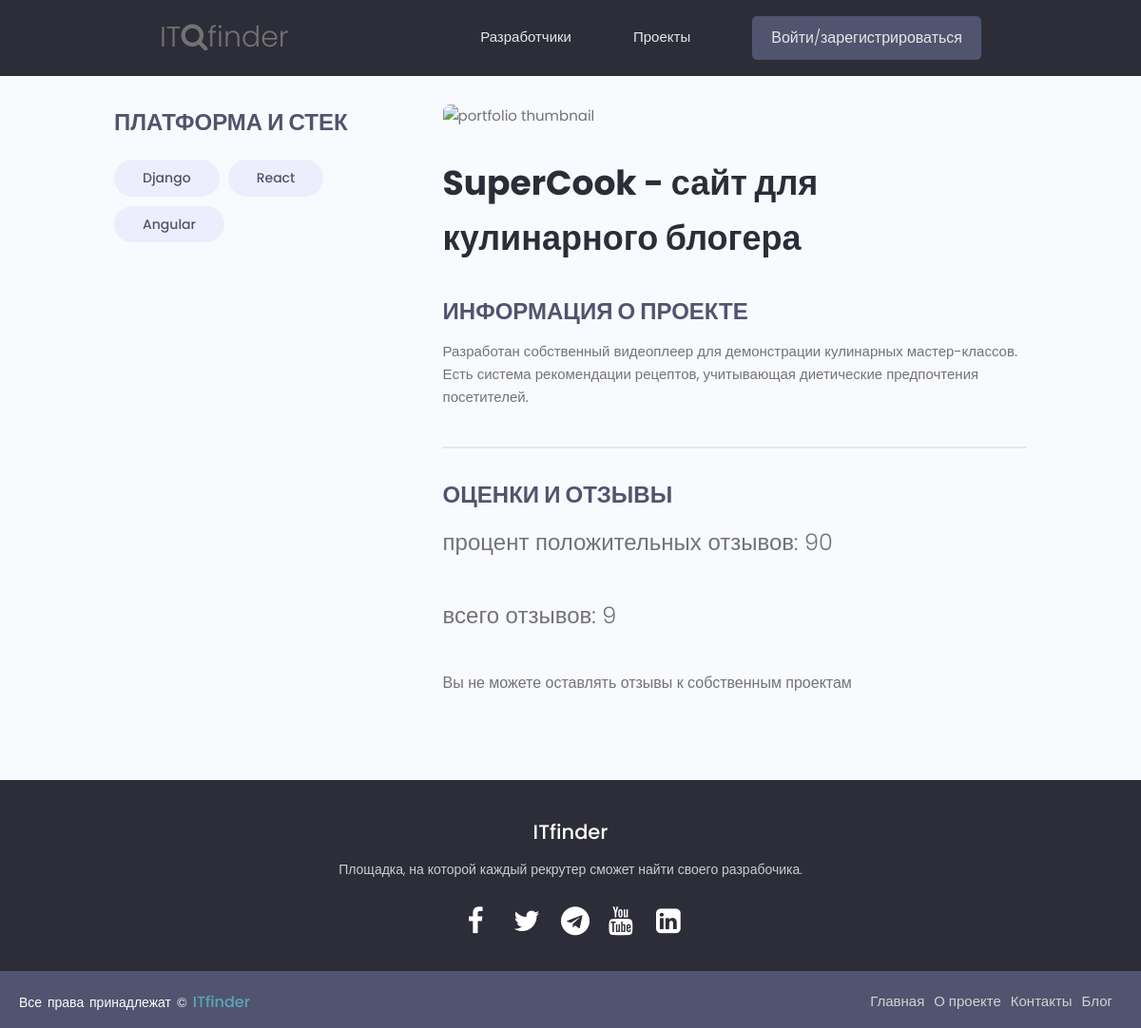
The page /project/super-cook-blogger-site/ on the database its author committed.
### projects/models.py (models this page shows, shortened)
class Tag(models.Model):
    name = models.CharField(max_length=100)
    slug = models.SlugField()
    created = models.DateTimeField(auto_now_add=True)
    id = models.UUIDField(default=uuid.uuid4, unique=True, primary_key=True, editable=False)
    def __str__(self):
        return self.name

class Project(models.Model):
    title = models.CharField(max_length=100)
    slug = models.SlugField()
    description = models.TextField(null=True, blank=True)
    tags = models.ManyToManyField(Tag, blank=True)
    total_votes = models.IntegerField(default=0, null=True, blank=True)
    votes_ratio = models.IntegerField(default=0, null=True, blank=True)
    demo_link = models.CharField(max_length=500, null=True, blank=True)
    source_link = models.CharField(max_length=500, null=True, blank=True)
    created = models.DateTimeField(auto_now_add=True)
    id = models.UUIDField(default=uuid.uuid4, unique=True, primary_key=True, editable=False)

### projects/views.py (the view)
# urls.py: path('project/<slug:project_slug>/', views.project, name="project"),
def project(request, project_slug):
	project = Project.objects.get(slug=project_slug)
	tags = project.tags.all()
	return render(request, 'projects/single-project.html', {'project': project})

### projects/templates/projects/single-project.html (shortened to what this page needs)
{% extends 'base.html' %}
{% block content %}
<main class="singleProject my-md">
    <div class="container">
        <div class="layout">
            <div class="column column--1of3">
                <h3 class="singleProject__subtitle">Платформа и стек</h3>
                <div class="singleProject__toolStack">
                {% for tag in project.tags.all %}
                <a href="{% url 'tag' tag.slug %}" class="tag tag--pill tag--sub tag--lg">{{tag}}</a>
                {% endfor %}
                </div>
            </div>
            <div class="column column--2of3">
                <img class="singleProject__preview" src="{{ project.imageURL }}" alt="portfolio thumbnail" />
                <h2 class="singleProject__title">{{ project.title }}</h2>
                <h3 class="singleProject__subtitle">Информация о проекте</h3>
                <div class="singleProject__info">
                    {{ project.description }}
                </div>
                <div class="comments">
                    <h3 class="singleProject__subtitle">Оценки и отзывы</h3>
                    <h5 class="project--rating">
                    процент положительных отзывов: {{project.votes_ratio}}
                    </h5>
                    <h5 class="project--rating">
                    всего отзывов: {{project.total_votes}}
                    </h5>
                    {% if request.user.profile.id in project.reviewers %}
                    <p>Вы уже писали отзыв об этом проекте</p>
                    {% elif request.user.profile == project.owner %}
                    <p>Вы не можете оставлять отзывы к собственным проектам</p>
                    {% else %}
                    <a href="{% url 'login' %}?next={{ request.path }}">Войдите, чтобы оставить отзыв</a>
                    {% endif %}
                </div>
            </div>
        </div>
    </div>
</main>
{% endblock %}

### static/styles/main.css (style rules this page uses)
* { margin: 0; padding: 0; box-sizing: border-box; }
:root { --color-sub: #2d2d39; }
img { width: 100%; }
.singleProject .column--1of3 { order: 2; }
@media screen and (min-width: 1081px) { .singleProject .column--1of3 { order: 1; } }
@media screen and (min-width: 1081px) { .singleProject .column--2of3 { order: 2; } }
.singleProject__toolStack { margin-top: 2rem; margin-bottom: 4rem; }
.singleProject__preview { height: 50vh; object-fit: cover; object-position: top center; margin-bottom: 3rem; border-radius: 0.7rem; }
.singleProject__title { font-size: 3.6rem; font-weight: 700; color: var(--color-sub); margin-bottom: 3rem; }
.project--rating { margin-bottom: 1.6em; margin-top: .5em; }
.singleProject__subtitle { text-transform: uppercase; font-size: 2.4rem; font-weight: 700; color: var(--color-sub-light); margin-bottom: 1rem; }
.comments { margin-top: 4rem; padding-top: 3rem; border-top: 2px solid var(--color-light); }

### static/uikit/styles/modules/_variables.css (style rules this page uses)
:root { --color-main: #5aa5b9; --color-main-light: #e6faff; --color-sub: #3f4156; --color-sub-light: #51546e; --color-sub-lighter: #ededfd; --color-text: #737373; --color-gray: #8b8b8b; --color-light: #e5e7eb; --color-light-gray: #767676; --color-bg: #f8fafd; --color-white: #fffefd; --color-white-light: #f3f3f3; --color-success: #359e64; --color-success-bg: #def8e8; --color-error: #fc4b0b; --color-error-bg: #fff2ee; --font-base: 'Poppins', arial, helvetica, 'Segoe UI', roboto, ubuntu, sans-serif; --font-monospace: 'Fira Code', 'Courier New', courier, monospace; --font-regular: 300; --font-medium: 500; --font-bold: 700; --generic-shadow: 1px 1px 5px #00000010; --generic-transition: all 0.3s ease-in-out; }

### static/uikit/styles/modules/_base.css (style rules this page uses)
* { margin: 0; padding: 0; box-sizing: border-box; text-rendering: optimizeLegibility; color: inherit; font-size: inherit; }
html { font-size: 50%; }
@media only screen and (min-width: 480px) { html { font-size: 56.25%; } }
@media only screen and (min-width: 1200px) { html { font-size: 62.5%; } }
body { line-height: 1.6; font-weight: 400; font-size: 1.5rem; color: var(--color-text); background-color: var(--color-bg); min-height: 100vh; }

### static/uikit/styles/modules/_typography.css (style rules this page uses)
* { font-family: var(--font-base); }
h2 { font-size: 3.6rem; font-weight: var(--font-bold); }
h3 { font-size: 3.2rem; font-weight: var(--font-medium); }
h5 { font-size: 2.4rem; font-weight: var(--font-medium); }
h5, h6 { font-weight: var(--font-regular); }
p, span, strong { font-size: 1.6rem; color: var(--color-text); font-weight: var(--font-regular); }
a { padding-bottom: 2px; text-decoration: none; display: inline-block; color: var(--color-main); font-weight: var(--font-medium); }

### static/uikit/styles/modules/_utilities.css (style rules this page uses)
.container { width: 92%; max-width: 165rem; margin: 0 auto; box-sizing: border-box; }
@media screen and (min-width: 1000px) { .container { width: 90%; } }
@media screen and (min-width: 1200px) { .container { width: 80%; } }
.my-md { margin: 3rem auto; }

### static/uikit/styles/modules/_tag.css (style rules this page uses)
.tag { display: inline-flex; align-items: center; background-color: var(--color-sub); height: -webkit-fit-content; height: -moz-fit-content; height: fit-content; width: -webkit-fit-content; width: -moz-fit-content; width: fit-content; border-radius: 0.5rem; padding: 0.5rem 1.5rem; font-size: 1.2rem; cursor: pointer; }
.tag:not(:last-child) { margin-right: 0.25rem; margin-bottom: 0.75rem; }
.tag--pill { border-radius: 5rem; }
.tag--sub, .tag--sub > small { background: var(--color-sub-lighter); color: var(--color-sub-light); font-weight: 500; }
.tag--lg { padding: 0.8rem 3rem; font-size: 1.4rem; }
.tag--lg:not(:last-child) { margin-right: 0.5rem; margin-bottom: 1rem; }

### static/uikit/styles/modules/_layout.css (style rules this page uses)
.layout { display: flex; flex-flow: row wrap; justify-content: space-between; }
.layout > .column { margin-bottom: 3rem; }
.layout > .column.column--1of3 { flex-basis: 30%; }
.layout > .column.column--2of3 { flex-basis: 64%; }

### rows shown on the page
Tag: name "Django"
Tag: name "React"
Tag: name "Angular"
Project: title "SuperCook - сайт для кулинарного блогера", description "Разработан собственный видеоплеер для демонстрации кулинарных мастер-классов. Есть система рекомендации рецептов, учитывающая диетические предпочтения посетителей.", votes_ratio "90", total_votes "9"
